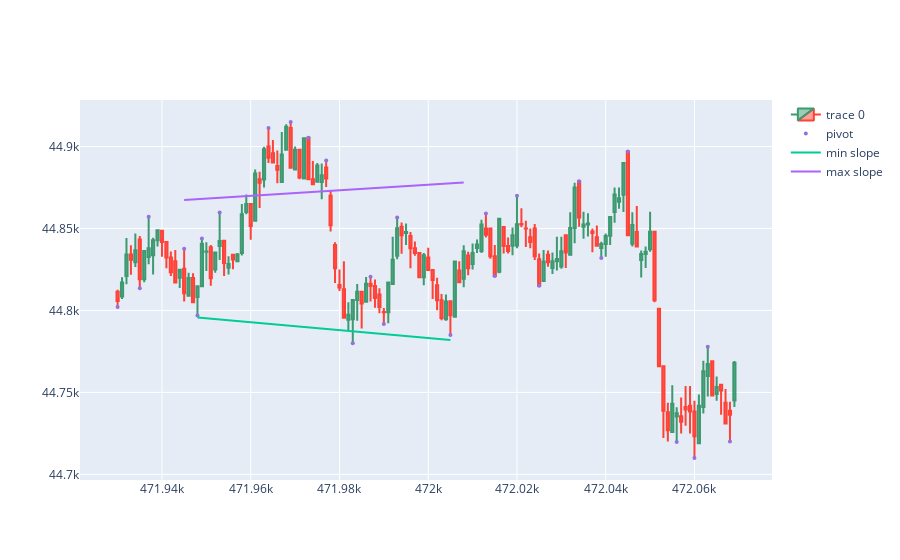

Notebook code for this chart:
### Code cell
import numpy as np
from matplotlib import pyplot
from scipy.stats import linregress

backcandles = 60

candleid = 472000

maxim = np.array([])
minim = np.array([])
xxmin = np.array([])
xxmax = np.array([])

for i in range(candleid-backcandles, candleid+1):
    if df.iloc[i].pivot == 1:
        minim = np.append(minim, df.iloc[i].low)
        xxmin = np.append(xxmin, i) #could be i instead df.iloc[i].name
    if df.iloc[i].pivot == 2:
        maxim = np.append(maxim, df.iloc[i].high)
        xxmax = np.append(xxmax, i) # df.iloc[i].name
print(minim,xxmin)
print(maxim,xxmax)
        
#slmin, intercmin = np.polyfit(xxmin, minim,1) #numpy
#slmax, intercmax = np.polyfit(xxmax, maxim,1)

slmin, intercmin, rmin, pmin, semin = linregress(xxmin, minim)
slmax, intercmax, rmax, pmax, semax = linregress(xxmax, maxim)

print(slmin,slmax)
print(rmin, rmax)

dfpl = df[candleid-backcandles-10:candleid+backcandles+10]

fig = go.Figure(data=[go.Candlestick(x=dfpl.index,
                open=dfpl['open'],
                high=dfpl['high'],
                low=dfpl['low'],
                close=dfpl['close'])])

fig.add_scatter(x=dfpl.index, y=dfpl['pointpos'], mode="markers",
                marker=dict(size=4, color="MediumPurple"),
                name="pivot")

#-------------------------------------------------------------------------
# Fitting intercepts to meet highest or lowest candle point in time slice
#adjintercmin = df.low.loc[candleid-backcandles:candleid].min() - slmin*df.low.iloc[candleid-backcandles:candleid].idxmin()
#adjintercmax = df.high.loc[candleid-backcandles:candleid].max() - slmax*df.high.iloc[candleid-backcandles:candleid].idxmax()

xxmin = np.append(xxmin, xxmin[-1]+15)
xxmax = np.append(xxmax, xxmax[-1]+15)
#fig.add_trace(go.Scatter(x=xxmin, y=slmin*xxmin + adjintercmin, mode='lines', name='min slope'))
#fig.add_trace(go.Scatter(x=xxmax, y=slmax*xxmax + adjintercmax, mode='lines', name='max slope'))

fig.add_trace(go.Scatter(x=xxmin, y=slmin*xxmin + intercmin, mode='lines', name='min slope'))
fig.add_trace(go.Scatter(x=xxmax, y=slmax*xxmax + intercmax, mode='lines', name='max slope'))
fig.update_layout(xaxis_rangeslider_visible=False)
fig.show()

### Figure 1 — Plotly figure (JSON) as saved in the notebook; plotly's stock layout.template omitted (floating-point values rounded to 4 significant figures; data arrays with more than 128 entries replaced by an {"elided": "..."} marker saying what was removed)
{"data": [{"close": {"elided": "140 float values"}, "high": {"elided": "140 float values"}, "low": {"elided": "140 float values"}, "open": {"elided": "140 float values"}, "type": "candlestick", "x": {"elided": "140 int values"}}, {"marker": {"color": "MediumPurple", "size": 4}, "mode": "markers", "name": "pivot", "type": "scatter", "x": {"elided": "140 int values"}, "y": {"elided": "140 float values"}}, {"mode": "lines", "name": "min slope", "type": "scatter", "x": [471948, 471983, 471990, 472005], "y": [44800.0, 44790.0, 44790.0, 44780.0]}, {"mode": "lines", "name": "max slope", "type": "scatter", "x": [471945, 471949, 471953, 471964, 471969, 471973, 471977, 471987, 471993, 472008], "y": [44870.0, 44870.0, 44870.0, 44870.0, 44870.0, 44870.0, 44870.0, 44870.0, 44880.0, 44880.0]}], "layout": {"autosize": true, "xaxis": {"autorange": true, "range": [471900.0, 472100.0], "rangeslider": {"visible": false, "yaxis": {}}, "type": "linear"}, "yaxis": {"autorange": true, "range": [44690.0, 44930.0], "type": "linear"}}}
